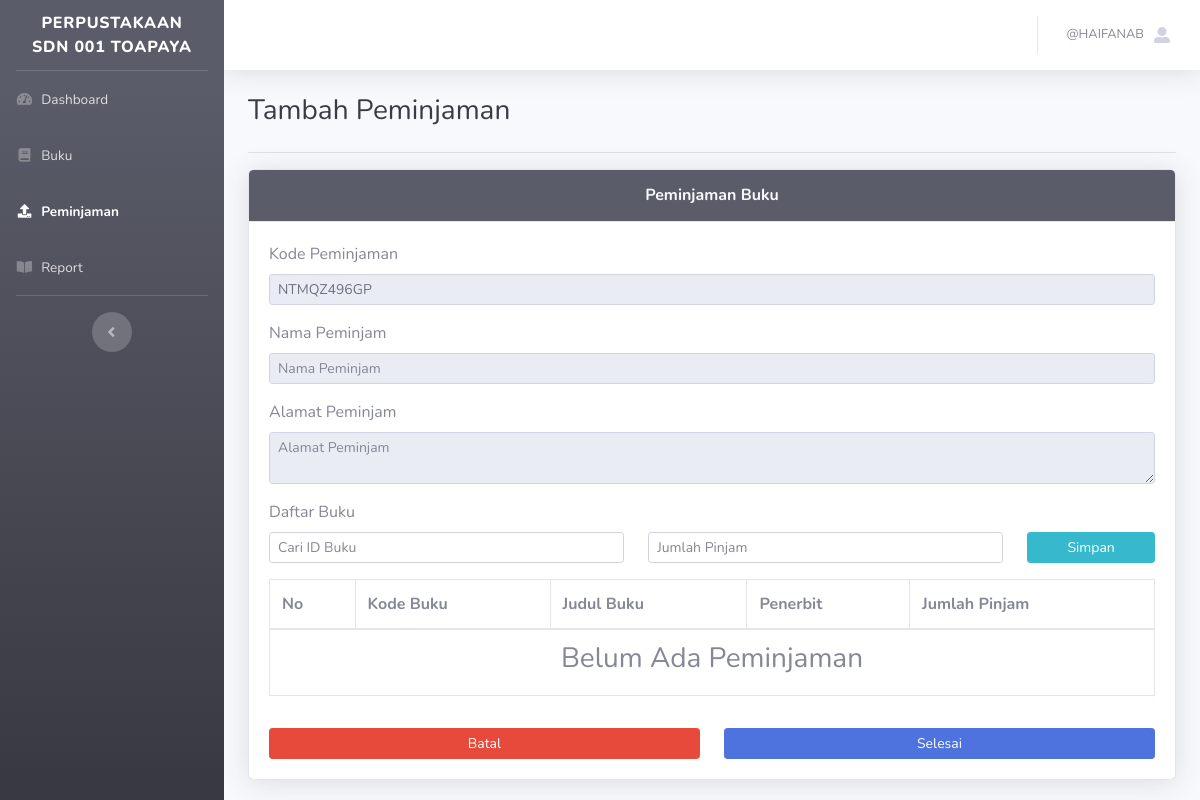
The page /administrator/tambah-peminjaman.php?id_pinjam=NTMQZ496GP (signed in) on the database as committed earlier.
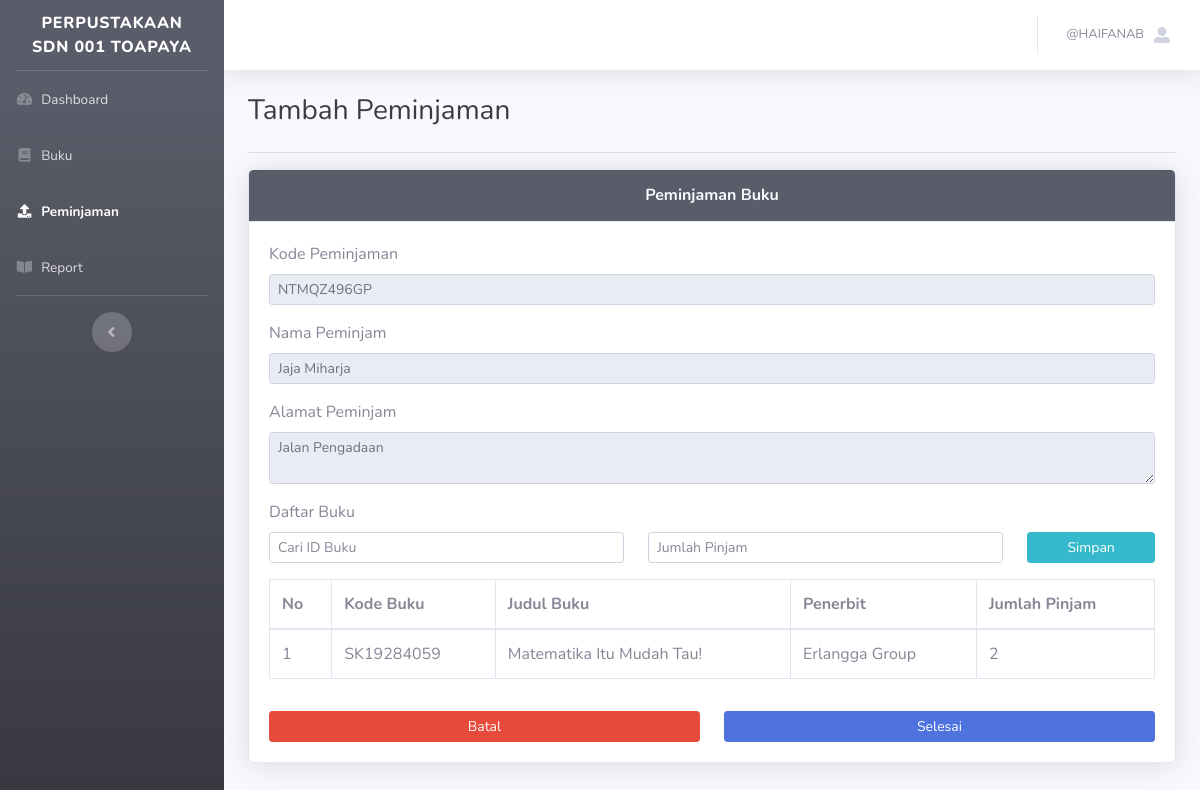
The same page on the database as committed later.
### tables this page shows
CREATE TABLE `peminjaman` (
  `id` int(11) NOT NULL,
  `id_peminjaman` varchar(255) NOT NULL,
  `nama_peminjam` varchar(255) NOT NULL,
  `alamat_peminjam` varchar(255) NOT NULL,
  `status_input` int(1) NOT NULL,
  `tanggal_pinjam` date NOT NULL,
  `tanggal_kembali` date DEFAULT NULL
);

CREATE TABLE `list_peminjaman` (
  `id` int(11) NOT NULL,
  `id_peminjaman` varchar(255) NOT NULL,
  `id_buku` varchar(255) NOT NULL,
  `jumlah` int(11) NOT NULL
);

CREATE TABLE `buku` (
  `id` int(11) NOT NULL,
  `id_buku` varchar(255) DEFAULT NULL,
  `penerbit` varchar(255) DEFAULT NULL,
  `nama_buku` varchar(255) DEFAULT NULL,
  `stok` int(11) DEFAULT NULL
);

### controller/AdminController.php (called while the page is built, shortened)
<?php
require($_SERVER['DOCUMENT_ROOT'] . '/perpustakaan/configuration/dbconn.php');
class AdminController
{
    public function getDataPeminjaman($id)
    {
        global $koneksi;
        if ($id == null) {
            $qdatapeminjaman = mysqli_query($koneksi, "SELECT * FROM peminjaman");
            $datapeminjaman = mysqli_fetch_all($qdatapeminjaman);
        } else {
            $qdatapeminjaman = mysqli_query($koneksi, "SELECT * FROM peminjaman WHERE id_peminjaman like '%$id%' or nama_peminjam like '%$id%'");
            $datapeminjaman = mysqli_fetch_all($qdatapeminjaman);
        }
        return $datapeminjaman;
    }
    public function getDataBukuPinjaman($id)
    {
        global $koneksi;
        $qdatapeminjaman = mysqli_query($koneksi, "SELECT l.id_buku AS id_buku, b.nama_buku AS nama_buku, b.penerbit AS penerbit, l.jumlah AS jumlah FROM list_peminjaman AS l JOIN buku AS b ON b.id_buku=l.id_buku WHERE id_peminjaman='$id'");
        $datapeminjaman = mysqli_fetch_all($qdatapeminjaman);
        return $datapeminjaman;
    }
    public function hitungPinjaman($id)
    {
        global $koneksi;
        $query = "SELECT * FROM list_peminjaman WHERE id_peminjaman='$id'";
        $jumlahdata = mysqli_num_rows(mysqli_query($koneksi, $query));
        return $jumlahdata;
    }
}

### administrator/tambah-peminjaman.php (the view, shortened to what the changed rows need)
<?php
require($_SERVER['DOCUMENT_ROOT'] . '/perpustakaan/controller/AuthController.php');
require($_SERVER['DOCUMENT_ROOT'] . '/perpustakaan/controller/AdminController.php');
$admin = new AdminController();
if (isset($_GET['id_pinjam'])) {
    $idpeminjaman = $_GET['id_pinjam'];
    $jumlahbukupinjaman = $admin->hitungPinjaman($idpeminjaman);
    $datapinjaman = $admin->getDataBukuPinjaman($idpeminjaman);
    $datapeminjam = $admin->getDataPeminjaman($idpeminjaman);
} else {
    $idpeminjaman = $admin->newIDPeminjaman();
    $jumlahbukupinjaman = $admin->hitungPinjaman($idpeminjaman);
    $datapinjaman = $admin->getDataBukuPinjaman($idpeminjaman);
}
?>
<!DOCTYPE html>
<html lang="en">
<head>
    <link href="http://<?= $_SERVER['HTTP_HOST'] ?>/perpustakaan/template/vendor/fontawesome-free/css/all.min.css" rel="stylesheet" type="text/css">
    <link href="http://<?= $_SERVER['HTTP_HOST'] ?>/perpustakaan/template/css/sb-admin-2.min.css" rel="stylesheet">
</head>
<body id="page-top">
    <div id="wrapper">
        <div id="content-wrapper" class="d-flex flex-column">
            <div id="content">
                <div class="container-fluid">
                    <div class="d-sm-flex align-items-center justify-content-between mb-4">
                        <h1 class="h3 mb-0 text-gray-900">Tambah Peminjaman</h1>
                    </div>
                    <div class="row">
                        <div class="col-12">
                            <div class="card shadow mb-4">
                                <div class="card-body">
                                    <form action="../controller/AdminController.php" method="post">
                                        <label for="kodepeminjaman">Kode Peminjaman</label>
                                        <input type="text" id="kodepeminjaman" name="kodepeminjaman" class="form-control form-control-sm mb-3" value="<?= $idpeminjaman ?>" readonly>
                                        <label for="namapeminjam">Nama Peminjam</label>
                                        <input type="text" value="<?= isset($_GET['id_pinjam']) ? $datapeminjam[0][2] : null ?>" id="namapeminjam" name="namapeminjam" class="form-control form-control-sm mb-3" placeholder="Nama Peminjam" required <?= isset($_GET['id_pinjam']) ? 'readonly' : null ?>>
                                        <label for="alamatpeminjam">Alamat Peminjam</label>
                                        <textarea type="text" id="alamatpeminjam" name="alamatpeminjam" class="form-control form-control-sm mb-3" placeholder="Alamat Peminjam" required <?= isset($_GET['id_pinjam']) ? 'readonly' : null ?>><?= isset($_GET['id_pinjam']) ? $datapeminjam[0][3] : null ?></textarea>
                                        <label for="daftarbuku">Daftar Buku</label>
                                        <div class="row">
                                            <div class="col-5">
                                            </div>
                                            <div class="col-5">
                                            </div>
                                            <div class="col-2">
                                            </div>
                                        </div>
                                        <div class="table-responsive text-nowrap mb-3">
                                            <table class="table table-hover table-bordered mb-3">
                                                <thead>
                                                    <tr>
                                                        <th>No</th>
                                                        <th>Kode Buku</th>
                                                        <th>Judul Buku</th>
                                                        <th>Penerbit</th>
                                                        <th>Jumlah Pinjam</th>
                                                    </tr>
                                                </thead>
                                                <tbody>
                                                    <?php
                                                    $no = 1;
                                                    if ($jumlahbukupinjaman > 0) {
                                                        foreach ($datapinjaman as $key) {
                                                    ?>
                                                            <tr>
                                                                <td><?= $no++ ?></td>
                                                                <td><?= $key[0] ?></td>
                                                                <td><?= $key[1] ?></td>
                                                                <td><?= $key[2] ?></td>
                                                                <td><?= $key[3] ?></td>
                                                            </tr>
                                                        <?php
                                                        }
                                                    } else {
                                                        ?>
                                                        <tr>
                                                            <td colspan="5">
                                                                <h1 class="h3 text-center">Belum Ada Peminjaman</h1>
                                                            </td>
                                                        </tr>
                                                    <?php
                                                    }
                                                    ?>
                                                </tbody>
                                            </table>
                                        </div>
                                        <div class="row">
                                            <div class="col-6">
                                            </div>
                                            <div class="col-6">
                                            </div>
                                        </div>
                                    </form>
                                </div>
                            </div>
                        </div>
                    </div>
                </div>
            </div>
        </div>
    </div>
</body>
</html>

Rows that differ between the two databases and show on the page:
added peminjaman: namapeminjam "Jaja Miharja", alamatpeminjam "Jalan Pengadaan"
added list_peminjaman: id_buku "SK19284059", buku.nama_buku "Matematika Itu Mudah Tau!", buku.penerbit "Erlangga Group", jumlah "2"
Other text that changed with them:
text no longer shown: "Belum Ada Peminjaman"
